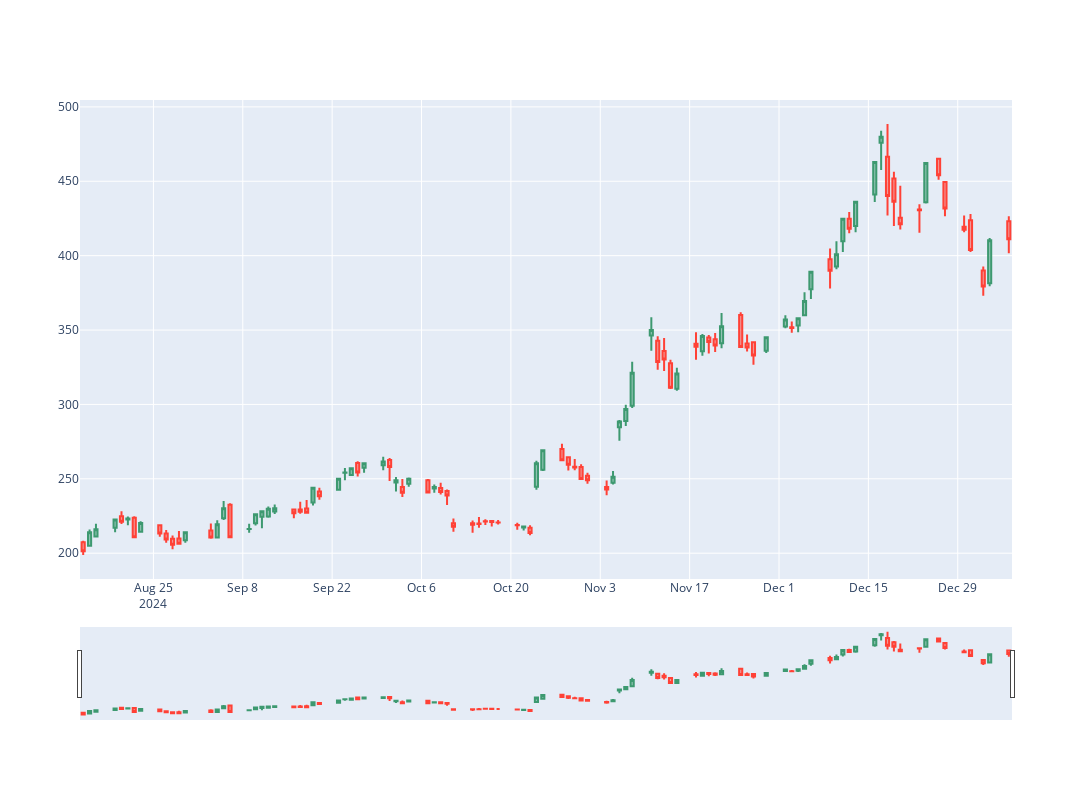

This figure's notebook cell:
### Code cell
client.plot_candlestick(df3)
